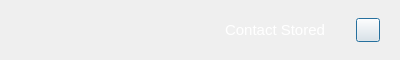
<?xml version="1.0" encoding="UTF-8"?>
<ui version="4.0">
 <class>SnackBar</class>
 <widget class="QDialog" name="SnackBar">
  <property name="geometry">
   <rect>
    <x>0</x>
    <y>0</y>
    <width>400</width>
    <height>60</height>
   </rect>
  </property>
  <property name="minimumSize">
   <size>
    <width>0</width>
    <height>60</height>
   </size>
  </property>
  <property name="maximumSize">
   <size>
    <width>16777215</width>
    <height>60</height>
   </size>
  </property>
  <property name="windowTitle">
   <string>Form</string>
  </property>
  <property name="styleSheet">
   <string notr="true">color: rgb(0, 0, 0);</string>
  </property>
  <layout class="QHBoxLayout" name="horizontalLayout">
   <property name="spacing">
    <number>0</number>
   </property>
   <property name="leftMargin">
    <number>100</number>
   </property>
   <property name="topMargin">
    <number>0</number>
   </property>
   <property name="rightMargin">
    <number>0</number>
   </property>
   <property name="bottomMargin">
    <number>0</number>
   </property>
   <item>
    <widget class="QWidget" name="snackContainer" native="true">
     <property name="styleSheet">
      <string notr="true"/>
     </property>
     <layout class="QHBoxLayout" name="horizontalLayout_2" stretch="0,2,0">
      <property name="spacing">
       <number>0</number>
      </property>
      <property name="rightMargin">
       <number>20</number>
      </property>
      <item>
       <spacer name="horizontalSpacer">
        <property name="orientation">
         <enum>Qt::Horizontal</enum>
        </property>
        <property name="sizeHint" stdset="0">
         <size>
          <width>40</width>
          <height>20</height>
         </size>
        </property>
       </spacer>
      </item>
      <item alignment="Qt::AlignHCenter|Qt::AlignVCenter">
       <widget class="QLabel" name="label">
        <property name="styleSheet">
         <string notr="true">padding-left:45px;
font-size: 15px;
color:white;</string>
        </property>
        <property name="text">
         <string>Contact Stored</string>
        </property>
        <property name="alignment">
         <set>Qt::AlignCenter</set>
        </property>
       </widget>
      </item>
      <item alignment="Qt::AlignVCenter">
       <widget class="QPushButton" name="pushButton">
        <property name="minimumSize">
         <size>
          <width>24</width>
          <height>24</height>
         </size>
        </property>
        <property name="maximumSize">
         <size>
          <width>24</width>
          <height>24</height>
         </size>
        </property>
        <property name="autoFillBackground">
         <bool>true</bool>
        </property>
        <property name="styleSheet">
         <string notr="true"/>
        </property>
        <property name="text">
         <string/>
        </property>
       </widget>
      </item>
     </layout>
    </widget>
   </item>
  </layout>
 </widget>
 <resources/>
 <connections/>
</ui>
